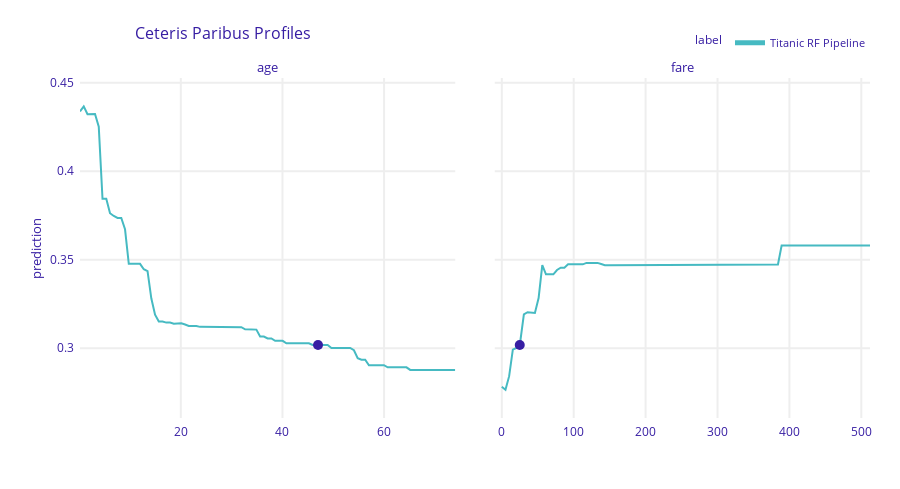

Notebook source saved alongside this figure:
### Code cell
cp_henry.plot(variables = ['age', 'fare'])
